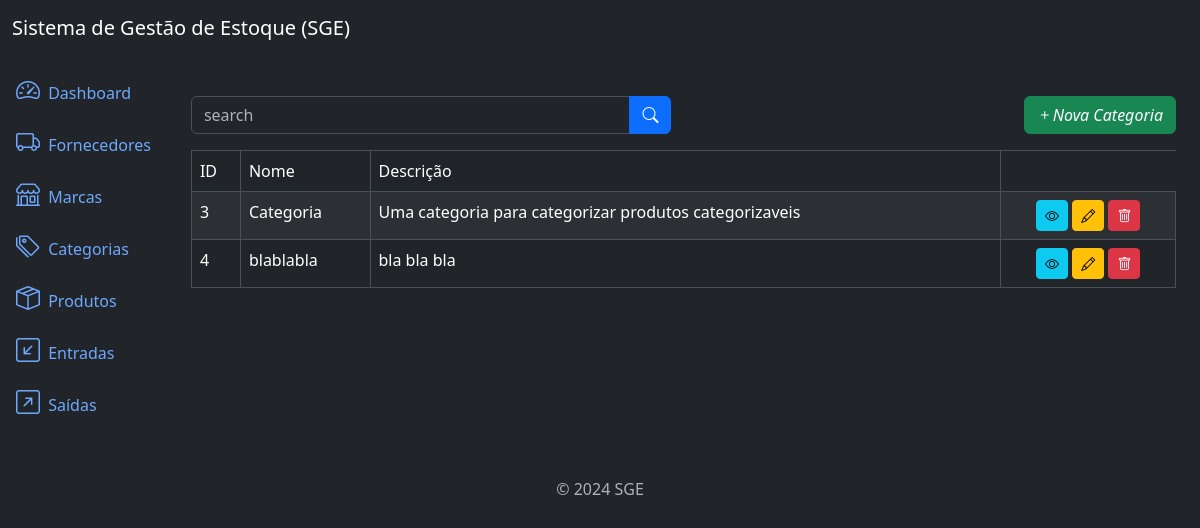
The app's page /category/list/, older data.
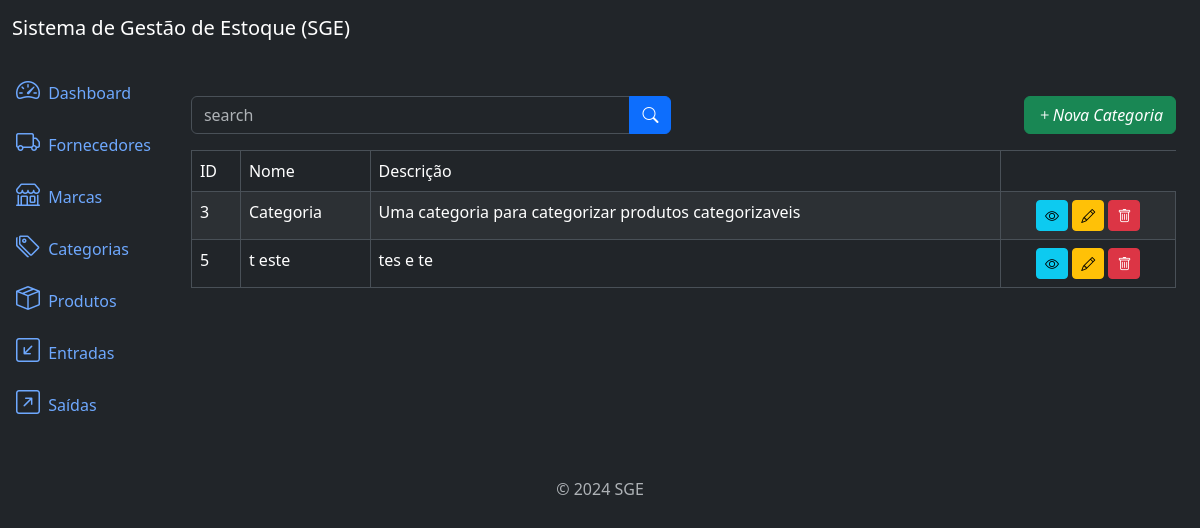
The same page, newer data.
### categories/models.py (models this page shows, shortened)
class Category(models.Model):
    name = models.CharField(max_length=500)
    description = models.TextField(null=True, blank=True)
    created_at = models.DateTimeField(auto_now_add=True)
    updated_at = models.DateTimeField(auto_now=True)
    class Meta:
        ordering = ['name']

### categories/views.py (the view)
class CategoriesListView(ListView):
    model = Category
    template_name = 'cotegories_list.html'
    context_object_name = 'categories'
    def get_queryset(self):
        queryset = super().get_queryset()
        name_category = self.request.GET.get('name')
        if name_category:
            queryset = queryset.filter(name__icontains=name_category)
        return queryset

### categories/templates/cotegories_list.html (shortened to what this page needs)
{% extends "base.html" %}
{% block content %}
    <div class="row mb-3">
        <div class="col-md-6">
            <form action="{% url "category_list" %}" method="get">
                <div class="input-group">
                    <input class="form-control" type="text" placeholder="search" name="name" value="{{request.GET.name}}">
                    <button type="submit" class="btn btn-primary">
                        <i class="bi bi-search"></i>
                    </button>
                </div>
            </form>
        </div>
        <div class="col-md-6">
            <a href="{% url "category_create" %}" class="btn btn-success float-end">
                <i class="bi bi-plus">Nova Categoria</i>
            </a>
        </div>
    </div>
    <div class="table-responsive">
        <table class="table table-striped table-bordered">
            <thead class="thead-dark">
                <tr>
                    <td>ID</td>
                    <td>Nome</td>
                    <td>Descrição</td>
                </tr>
            </thead>
            <tbody>
                {% for category in categories %}
                    <tr>
                        <td>{{category.id}}</td>
                        <td>{{category.name}}</td>
                        <td>{{category.description}}</td>
                        <td class="text-center">
                            <a href="{% url "category_detail" category.pk%}" class="btn btn-info btn-sm">
                                <i class="bi bi-eye"></i>
                            </a>
                            <a href="{% url "category_update" category.id%}" class="btn btn-warning btn-sm">
                                <i class="bi bi-pencil"></i>
                            </a>
                            <a href="{% url "category_delete" category.id%}" class="btn btn-danger btn-sm">
                                <i class="bi bi-trash"></i>
                            </a>
                        </td>
                    </tr>
                {% endfor %}
            </tbody>
        </table>
    </div>
{% endblock content %}

Row changes from the older to the newer data that the page shows:
removed Category: id "4", name "blablabla", description "bla bla bla"
added Category: id "5", name "t este", description "tes e te"
